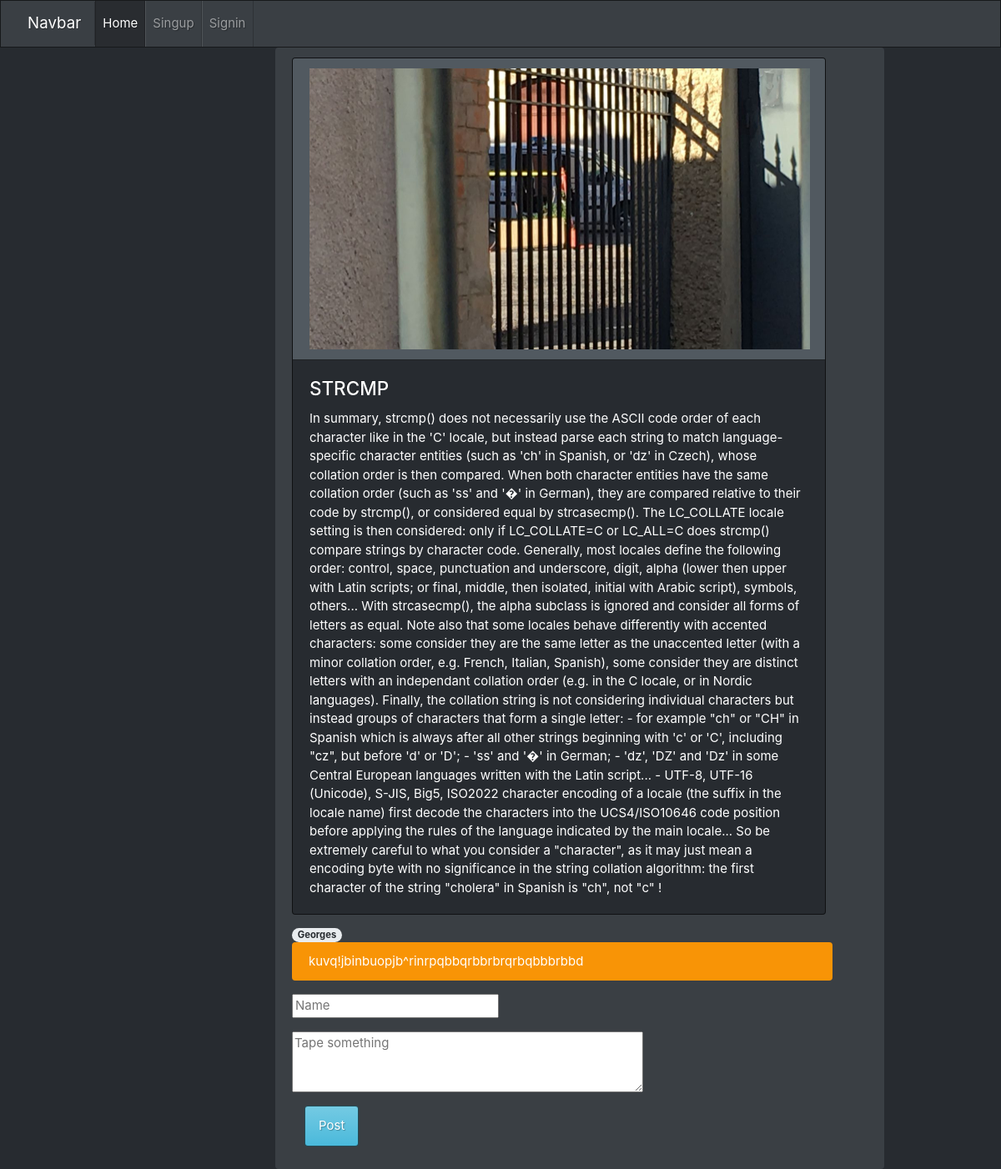
The page /index.php?action=more&id=18 on the database its author committed.
### tables this page shows
CREATE TABLE `article` (
  `id` tinyint(6) unsigned NOT NULL AUTO_INCREMENT,
  `title` varchar(255) NOT NULL,
  `content` text DEFAULT NULL,
  `author` tinyint(6) unsigned NOT NULL,
  `image` varchar(255) DEFAULT NULL,
  PRIMARY KEY (`id`),
  KEY `author` (`author`),
  CONSTRAINT `article_ibfk_1` FOREIGN KEY (`author`) REFERENCES `user` (`id`)
);

CREATE TABLE `commentaire` (
  `id` int(6) NOT NULL AUTO_INCREMENT,
  `username` varchar(255) NOT NULL,
  `content` text NOT NULL,
  `article` tinyint(6) unsigned NOT NULL,
  PRIMARY KEY (`id`),
  KEY `article` (`article`),
  CONSTRAINT `commentaire_ibfk_1` FOREIGN KEY (`article`) REFERENCES `article` (`id`) ON DELETE CASCADE ON UPDATE CASCADE
);

### src/Controller/ArticleController.php (called while the page is built, shortened)
<?php
include "conect.php";
if(isset($_GET['action'])){
    $action = strip_tags($_GET['action']).'Action';
}
$tabAction = ['newarticleAction','mylistAction','moreAction','listAction'] ;
echo in_array($action,$tabAction) ? $action($pdo) : listAction($pdo); ;
function moreAction(object $pdo=null):void
{
    include "View/Article/details.php";
}
?>

### src/script/function.php (called while the page is built, shortened)
<?php
function getArticle(int $id,$pdo):array
{
    $array              =[];
    $query              = 'SELECT article.id, article.title, article.content, article.author,article.image FROM article LEFT JOIN user ON article.author=user.id WHERE article.id=:id';
    $statement          = $pdo->prepare($query);
    $statement->execute([':id' => (int)$id]);
    while( $data = $statement->fetch(PDO::FETCH_ASSOC) ) {
        $array[]        = $data;
    }
    return !$array ? [] : $array;
}
function getComs($article,$pdo):array
{
    $array              =[];
    $query              = 'SELECT commentaire.id,commentaire.username,commentaire.content FROM commentaire WHERE article =:article';
    $statement          = $pdo->prepare($query);
    $statement->execute([':article' => $article]);
    while( $data = $statement->fetch(PDO::FETCH_ASSOC) ){
        $array[]=$data;
    }
    return empty($array) ? [] : $array;
}

### src/View/Article/details.php (the view, shortened to what this page needs)
<div class='alert alert-dismissible alert-primary'><?php
    if(isset($_GET['id'])):
        $article = getArticle($_GET['id'],$pdo);?>
            <?php
                foreach($article as $item){?>
                    <tr>
                        <div class="card text-white bg-dark mb-3" style="max-width: 40rem;">
                            <div class="card-header"><?php if($item['image']!= './files/'){?> <img width='600' heigth='300' src= <?= $item['image'] ?>><?php }?></div>
                            <div class="card-body">
                                <h4 class="card-title"><?=$item['title']?></h4>
                                <p class="card-text"><?=$item['content']?></p>
                            </div>
                        </div>
                    </tr><?php
                }
                if(isset($item)){
                    $coms   = getComs($item['id'],$pdo);
                }
                ?>
                <tr>
                    <?php
                    if(isset($coms)){
                        foreach($coms as $aCom){?>
                            <span class="badge badge-pill badge-light">
                                <?php echo $aCom['username'];?>
                            </span>
                            <br>
                            <div class="alert alert-dismissible alert-warning">
                                <?php echo $aCom['content'];?>
                            </div><?php
                        }
                    }else{
                        beFirstCom();
                    }?>
                </tr>
    <?php
    endif;?>
        <div class="container">
            <form action="index.php?action=more&id=<?php htmlspecialchars($_GET['id']);?>" method="POST" >
                <div class="form-group row">
                    <input type="text" name="username" id="username" required="required" value="<?php echo isset($_SESSION["connexion"]) ? $_SESSION["connexion"] :'';?>" placeholder="Name">
                </div>
                <div class="form-group row">
                    <textarea name="coment" name="coment" rows="3" cols="40" required="required" placeholder="Tape something"></textarea>
                </div>
                <button class="btn btn-info" type="submit">Post</button>
            </form>
        </div>
</div>

### rows shown on the page
article: image (picture), title "STRCMP", content "In summary, strcmp() does not necessarily use the ASCII code order of each character like in the 'C' locale, but instead parse each string to match language-specific character entities (such as 'ch' in Spanish, or 'dz' in Czech), whose collation order is then compared. When both character entities have the same collation order (such as 'ss' and '�' in German), they are compared relative to their code by strcmp(), or considered equal by strcasecmp(). The LC_COLLATE locale setting is then considered: only if LC_COLLATE=C or LC_ALL=C does strcmp() compare strings by character code. Generally, most locales define the following order: control, space, punctuation and underscore, digit, alpha…"
commentaire: username "Georges", content "kuvq!jbinbuopjb^rinrpqbbqrbbrbrqrbqbbbrbbd"
